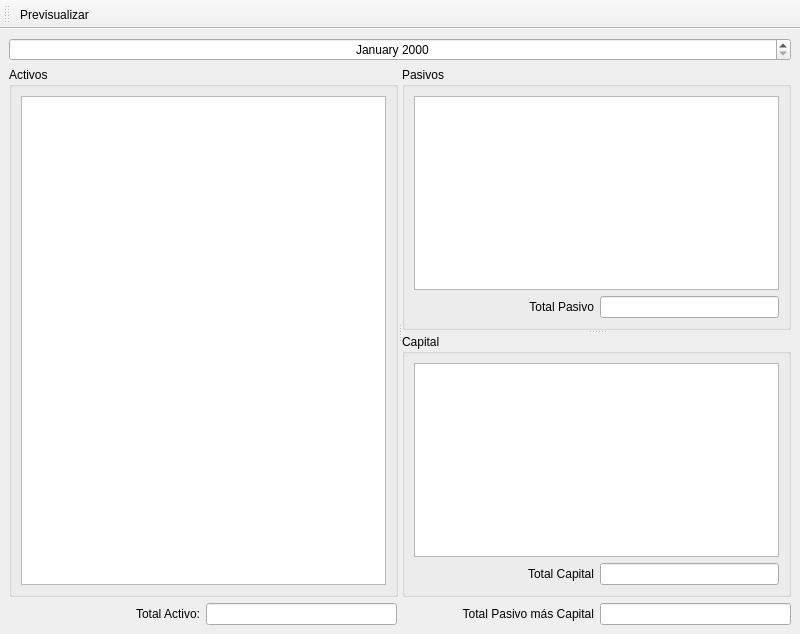
<?xml version="1.0" encoding="UTF-8"?>
<ui version="4.0">
 <class>frmBalanceGeneral</class>
 <widget class="QMainWindow" name="frmBalanceGeneral">
  <property name="geometry">
   <rect>
    <x>0</x>
    <y>0</y>
    <width>800</width>
    <height>634</height>
   </rect>
  </property>
  <property name="windowTitle">
   <string>Balance General</string>
  </property>
  <widget class="QWidget" name="centralwidget">
   <layout class="QVBoxLayout" name="verticalLayout_5">
    <item>
     <widget class="QDateTimeEdit" name="dtPicker">
      <property name="alignment">
       <set>Qt::AlignCenter</set>
      </property>
      <property name="displayFormat">
       <string>MMMM yyyy</string>
      </property>
     </widget>
    </item>
    <item>
     <widget class="QSplitter" name="splitter_2">
      <property name="orientation">
       <enum>Qt::Horizontal</enum>
      </property>
      <widget class="QGroupBox" name="groupBox_2">
       <property name="minimumSize">
        <size>
         <width>0</width>
         <height>240</height>
        </size>
       </property>
       <property name="title">
        <string>Activos</string>
       </property>
       <layout class="QVBoxLayout" name="verticalLayout_4">
        <item>
         <widget class="QTreeView" name="activoTree">
          <property name="editTriggers">
           <set>QAbstractItemView::NoEditTriggers</set>
          </property>
          <property name="alternatingRowColors">
           <bool>true</bool>
          </property>
         </widget>
        </item>
       </layout>
      </widget>
      <widget class="QSplitter" name="splitter">
       <property name="sizePolicy">
        <sizepolicy hsizetype="MinimumExpanding" vsizetype="MinimumExpanding">
         <horstretch>0</horstretch>
         <verstretch>0</verstretch>
        </sizepolicy>
       </property>
       <property name="orientation">
        <enum>Qt::Vertical</enum>
       </property>
       <widget class="QGroupBox" name="groupBox_3">
        <property name="minimumSize">
         <size>
          <width>0</width>
          <height>240</height>
         </size>
        </property>
        <property name="title">
         <string>Pasivos</string>
        </property>
        <layout class="QVBoxLayout" name="verticalLayout">
         <item>
          <widget class="QTreeView" name="pasivoTree">
           <property name="editTriggers">
            <set>QAbstractItemView::NoEditTriggers</set>
           </property>
           <property name="alternatingRowColors">
            <bool>true</bool>
           </property>
          </widget>
         </item>
         <item>
          <layout class="QHBoxLayout" name="horizontalLayout_6">
           <item>
            <widget class="QLabel" name="lbltotallibro_4">
             <property name="sizePolicy">
              <sizepolicy hsizetype="MinimumExpanding" vsizetype="Preferred">
               <horstretch>0</horstretch>
               <verstretch>0</verstretch>
              </sizepolicy>
             </property>
             <property name="minimumSize">
              <size>
               <width>0</width>
               <height>8</height>
              </size>
             </property>
             <property name="text">
              <string>Total Pasivo</string>
             </property>
             <property name="alignment">
              <set>Qt::AlignRight|Qt::AlignTrailing|Qt::AlignVCenter</set>
             </property>
            </widget>
           </item>
           <item>
            <widget class="QLineEdit" name="txtpasivo">
             <property name="sizePolicy">
              <sizepolicy hsizetype="Expanding" vsizetype="Fixed">
               <horstretch>0</horstretch>
               <verstretch>0</verstretch>
              </sizepolicy>
             </property>
             <property name="minimumSize">
              <size>
               <width>0</width>
               <height>0</height>
              </size>
             </property>
             <property name="alignment">
              <set>Qt::AlignRight|Qt::AlignTrailing|Qt::AlignVCenter</set>
             </property>
             <property name="readOnly">
              <bool>true</bool>
             </property>
            </widget>
           </item>
          </layout>
         </item>
        </layout>
       </widget>
       <widget class="QWidget" name="layoutWidget_3">
        <layout class="QVBoxLayout" name="verticalLayout_3">
         <item>
          <widget class="QGroupBox" name="groupBox">
           <property name="title">
            <string>Capital</string>
           </property>
           <layout class="QVBoxLayout" name="verticalLayout_2">
            <item>
             <widget class="QTreeView" name="capitalTree">
              <property name="editTriggers">
               <set>QAbstractItemView::NoEditTriggers</set>
              </property>
              <property name="alternatingRowColors">
               <bool>true</bool>
              </property>
             </widget>
            </item>
            <item>
             <layout class="QHBoxLayout" name="horizontalLayout_8">
              <item>
               <widget class="QLabel" name="lbltotallibro_5">
                <property name="sizePolicy">
                 <sizepolicy hsizetype="MinimumExpanding" vsizetype="Preferred">
                  <horstretch>0</horstretch>
                  <verstretch>0</verstretch>
                 </sizepolicy>
                </property>
                <property name="text">
                 <string>Total Capital</string>
                </property>
                <property name="alignment">
                 <set>Qt::AlignRight|Qt::AlignTrailing|Qt::AlignVCenter</set>
                </property>
               </widget>
              </item>
              <item>
               <widget class="QLineEdit" name="txtcapital">
                <property name="sizePolicy">
                 <sizepolicy hsizetype="Expanding" vsizetype="Fixed">
                  <horstretch>0</horstretch>
                  <verstretch>0</verstretch>
                 </sizepolicy>
                </property>
                <property name="alignment">
                 <set>Qt::AlignRight|Qt::AlignTrailing|Qt::AlignVCenter</set>
                </property>
                <property name="readOnly">
                 <bool>true</bool>
                </property>
               </widget>
              </item>
             </layout>
            </item>
           </layout>
          </widget>
         </item>
        </layout>
       </widget>
      </widget>
     </widget>
    </item>
    <item>
     <layout class="QHBoxLayout" name="horizontalLayout_2">
      <item>
       <widget class="QLabel" name="lbltotallibro">
        <property name="sizePolicy">
         <sizepolicy hsizetype="MinimumExpanding" vsizetype="Preferred">
          <horstretch>0</horstretch>
          <verstretch>0</verstretch>
         </sizepolicy>
        </property>
        <property name="minimumSize">
         <size>
          <width>0</width>
          <height>8</height>
         </size>
        </property>
        <property name="text">
         <string>Total Activo:</string>
        </property>
        <property name="alignment">
         <set>Qt::AlignRight|Qt::AlignTrailing|Qt::AlignVCenter</set>
        </property>
       </widget>
      </item>
      <item>
       <widget class="QLineEdit" name="txtactivo">
        <property name="sizePolicy">
         <sizepolicy hsizetype="Expanding" vsizetype="Fixed">
          <horstretch>0</horstretch>
          <verstretch>0</verstretch>
         </sizepolicy>
        </property>
        <property name="alignment">
         <set>Qt::AlignRight|Qt::AlignTrailing|Qt::AlignVCenter</set>
        </property>
        <property name="readOnly">
         <bool>true</bool>
        </property>
       </widget>
      </item>
      <item>
       <widget class="QLabel" name="lbltotalbanco">
        <property name="sizePolicy">
         <sizepolicy hsizetype="MinimumExpanding" vsizetype="Preferred">
          <horstretch>0</horstretch>
          <verstretch>0</verstretch>
         </sizepolicy>
        </property>
        <property name="minimumSize">
         <size>
          <width>0</width>
          <height>8</height>
         </size>
        </property>
        <property name="text">
         <string>Total Pasivo más Capital</string>
        </property>
        <property name="alignment">
         <set>Qt::AlignRight|Qt::AlignTrailing|Qt::AlignVCenter</set>
        </property>
       </widget>
      </item>
      <item>
       <widget class="QLineEdit" name="txtpasivocapital">
        <property name="sizePolicy">
         <sizepolicy hsizetype="Expanding" vsizetype="Fixed">
          <horstretch>0</horstretch>
          <verstretch>0</verstretch>
         </sizepolicy>
        </property>
        <property name="alignment">
         <set>Qt::AlignRight|Qt::AlignTrailing|Qt::AlignVCenter</set>
        </property>
        <property name="readOnly">
         <bool>true</bool>
        </property>
       </widget>
      </item>
     </layout>
    </item>
   </layout>
  </widget>
  <widget class="QToolBar" name="toolBar">
   <property name="windowTitle">
    <string>toolBar</string>
   </property>
   <attribute name="toolBarArea">
    <enum>TopToolBarArea</enum>
   </attribute>
   <attribute name="toolBarBreak">
    <bool>false</bool>
   </attribute>
   <addaction name="actionPreview"/>
  </widget>
  <action name="actionPreview">
   <property name="icon">
    <iconset resource="res.qrc">
     <normaloff>:/icons/res/document-preview.png</normaloff>:/icons/res/document-preview.png</iconset>
   </property>
   <property name="text">
    <string>Previsualizar</string>
   </property>
  </action>
 </widget>
 <resources>
  <include location="res.qrc"/>
 </resources>
 <connections/>
</ui>
